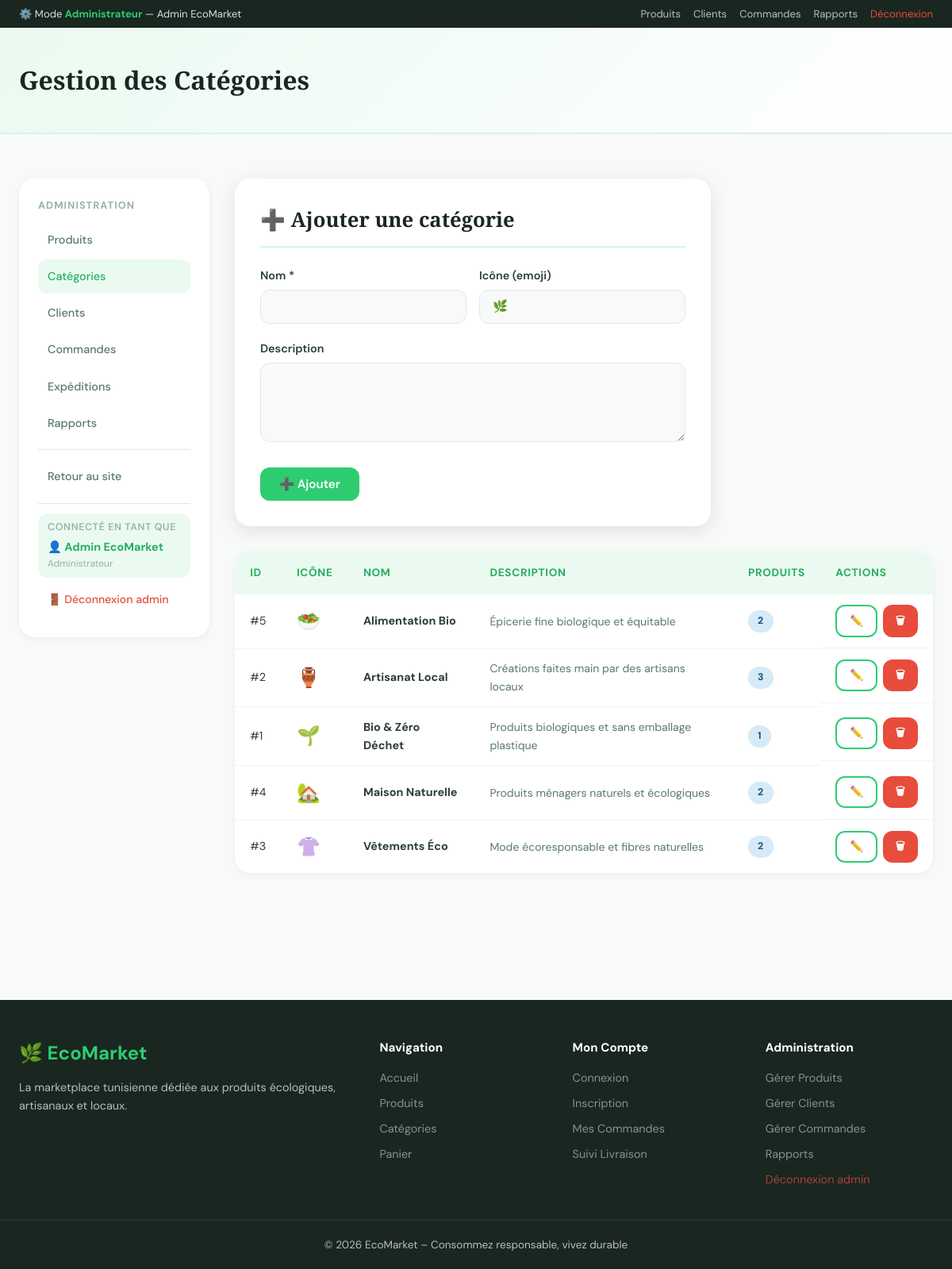
Screenshot of /admin/categories.php (signed in) with the database file from the repository.
### tables this page shows
CREATE TABLE `categories` (
  `id` int(10) UNSIGNED NOT NULL,
  `nom` varchar(100) NOT NULL,
  `description` text DEFAULT NULL,
  `icone` varchar(50) DEFAULT '?',
  `created_at` timestamp NOT NULL DEFAULT current_timestamp()
);

### includes/config.php (called while the page is built, shortened)
<?php
function e(string $v): string {
    return htmlspecialchars($v, ENT_QUOTES, 'UTF-8');
}

### admin/categories.php (the view, shortened to what this page needs)
<?php
require_once __DIR__ . '/../includes/config.php';
$pdo = getPDO();
$edit = null;
$categories = $pdo->query("SELECT c.*, COUNT(p.id) AS nb FROM categories c LEFT JOIN produits p ON p.categorie_id=c.id GROUP BY c.id ORDER BY c.nom")->fetchAll();
include __DIR__ . '/../includes/header.php';
?>
<div class="page-header">
    <div class="container">
        <h1>Gestion des Catégories</h1>
    </div>
</div>
<section class="section" style="padding-top:1.5rem;">
<div class="container">
<div class="admin-layout">
    <div class="admin-sidebar">
        <h3>Administration</h3>
        <a href="produits.php"> Produits</a>
        <a href="categories.php" class="active">Catégories</a>
        <a href="clients.php"> Clients</a>
        <a href="commandes.php">Commandes</a>
        <a href="expeditions.php">Expéditions</a>
        <a href="rapports.php">Rapports</a>
        <hr style="border:none;border-top:1px solid var(--gray-200);margin:.75rem 0;">
        <a href="<?= SITE_URL ?>/index.php">Retour au site</a>
        <hr style="border:none;border-top:1px solid var(--gray-200);margin:.75rem 0;">
        <div style="padding:.5rem .75rem;background:var(--green-xlight);border-radius:var(--radius);margin-bottom:.5rem;">
            <div style="font-size:.78rem;color:var(--gray-400);font-weight:600;text-transform:uppercase;letter-spacing:.05em;margin-bottom:.2rem;">Connecté en tant que</div>
            <div style="font-weight:700;color:var(--green-dark);font-size:.9rem;">👤 <?= e($_SESSION['client_nom'] ?? '') ?></div>
            <div style="font-size:.75rem;color:var(--gray-400);">Administrateur</div>
        </div>
        <a href="<?= SITE_URL ?>/admin/logout.php" style="color:#e74c3c;font-size:.88rem;padding:.5rem .75rem;display:flex;align-items:center;gap:.4rem;">🚪 Déconnexion admin</a>
    </div>
    <div>
        <div class="form-card" style="margin:0 0 2rem;">
            <h2 class="form-title"><?= $edit ? '✏️ Modifier la catégorie' : '➕ Ajouter une catégorie' ?></h2>
            <form method="POST" action="">
                <div class="form-row">
                    <div class="form-group">
                        <label class="form-label">Nom *</label>
                        <input type="text" name="nom" class="form-control" required
                               value="<?= e($edit['nom'] ?? '') ?>">
                    </div>
                    <div class="form-group">
                        <label class="form-label">Icône (emoji)</label>
                        <input type="text" name="icone" class="form-control"
                               value="<?= e($edit['icone'] ?? '🌿') ?>" placeholder="🌿">
                    </div>
                </div>
                <div class="form-group">
                    <label class="form-label">Description</label>
                    <textarea name="description" class="form-control"><?= e($edit['description'] ?? '') ?></textarea>
                </div>
                <div class="form-actions">
                    <button type="submit" class="btn btn-primary">
                        <?= $edit ? '💾 Enregistrer' : '➕ Ajouter' ?>
                    </button>
                </div>
            </form>
        </div>
        <div class="table-wrapper">
            <table>
                <thead><tr><th>ID</th><th>Icône</th><th>Nom</th><th>Description</th><th>Produits</th><th>Actions</th></tr></thead>
                <tbody>
                <?php foreach ($categories as $cat): ?>
                <tr>
                    <td>#<?= $cat['id'] ?></td>
                    <td style="font-size:1.5rem;"><?= e($cat['icone']) ?></td>
                    <td><strong><?= e($cat['nom']) ?></strong></td>
                    <td style="font-size:.88rem;color:var(--gray-600);"><?= e(mb_strimwidth($cat['description'] ?? '', 0, 60, '…')) ?></td>
                    <td><span class="badge badge-info"><?= $cat['nb'] ?></span></td>
                    <td style="display:flex;gap:.4rem;">
                        <a href="?action=editer&id=<?= $cat['id'] ?>" class="btn btn-outline btn-sm">✏️</a>
                        <a href="?action=supprimer&id=<?= $cat['id'] ?>" class="btn btn-danger btn-sm"
                           onclick="return confirm('Supprimer ?')">🗑</a>
                    </td>
                </tr>
                <?php endforeach; ?>
                </tbody>
            </table>
        </div>
    </div>
</div>
</div>
</section>
<?php include __DIR__ . '/../includes/footer.php'; ?>

### assets/css/style.css (style rules this page uses)
:root { --green: #2ecc71; --green-dark: #27ae60; --green-light: #d5f5e3; --green-xlight:#eafaf1; --white: #ffffff; --gray-50: #f8faf9; --gray-100: #f0f4f2; --gray-200: #e2e8e4; --gray-400: #9ab3a4; --gray-600: #5a7a68; --gray-800: #2c3e35; --black: #1a2620; --radius: 12px; --radius-lg: 20px; --shadow-sm: 0 2px 8px rgba(0,0,0,.06); --shadow-md: 0 6px 24px rgba(0,0,0,.1); --shadow-lg: 0 16px 48px rgba(0,0,0,.14); --font-head: 'Playfair Display', Georgia, serif; --font-body: 'DM Sans', system-ui, sans-serif; --transition: all .25s ease; }
*, *::before, *::after { box-sizing: border-box; margin: 0; padding: 0; }
html { scroll-behavior: smooth; }
body { font-family: var(--font-body); font-size: 16px; color: var(--gray-800); background: var(--gray-50); line-height: 1.6; }
a { color: inherit; text-decoration: none; }
button, input, select, textarea { font-family: inherit; }
.container { max-width: 1200px; margin: 0 auto; padding: 0 1.5rem; }
.btn { display: inline-flex; align-items: center; justify-content: center; gap: .4rem; padding: .7rem 1.5rem; border-radius: var(--radius); font-weight: 600; font-size: .95rem; cursor: pointer; border: none; transition: var(--transition); text-align: center; }
.btn-primary { background: var(--green); color: var(--white); }
.btn-outline { background: transparent; border: 2px solid var(--green); color: var(--green-dark); }
.btn-danger { background: #e74c3c; color: var(--white); }
.btn-sm { padding: .45rem 1rem; font-size: .85rem; }
.section { padding: 4rem 0; }
.form-card { background: var(--white); border-radius: var(--radius-lg); box-shadow: var(--shadow-md); padding: 2rem; max-width: 600px; margin: 2rem auto; }
.form-title { font-family: var(--font-head); font-size: 1.6rem; color: var(--black); margin-bottom: 1.5rem; border-bottom: 2px solid var(--green-light); padding-bottom: .75rem; }
.form-group { margin-bottom: 1.25rem; }
.form-label { display: block; font-weight: 600; font-size: .9rem; color: var(--gray-800); margin-bottom: .4rem; }
.form-control { width: 100%; padding: .65rem 1rem; border: 1.5px solid var(--gray-200); border-radius: var(--radius); font-size: .95rem; background: var(--gray-50); transition: var(--transition); color: var(--gray-800); }
textarea.form-control { resize: vertical; min-height: 100px; }
.form-row { display: grid; grid-template-columns: 1fr 1fr; gap: 1rem; }
.form-actions { display: flex; gap: 1rem; margin-top: 1.5rem; flex-wrap: wrap; }
.table-wrapper { overflow-x: auto; border-radius: var(--radius-lg); box-shadow: var(--shadow-sm); }
table { width: 100%; border-collapse: collapse; background: var(--white); }
th { background: var(--green-xlight); color: var(--green-dark); font-weight: 700; font-size: .85rem; text-transform: uppercase; letter-spacing: .05em; padding: 1rem 1.2rem; text-align: left; }
td { padding: .85rem 1.2rem; border-bottom: 1px solid var(--gray-100); font-size: .9rem; vertical-align: middle; }
tr:last-child td { border-bottom: none; }
.badge { display: inline-block; padding: .25rem .75rem; border-radius: 50px; font-size: .78rem; font-weight: 700; letter-spacing: .03em; }
.badge-info { background: #d6eaf8; color: #1a5276; }
.page-header { background: linear-gradient(135deg, var(--green-xlight), var(--white)); border-bottom: 2px solid var(--green-light); padding: 2.5rem 0; }
.page-header h1 { font-family: var(--font-head); font-size: 2rem; color: var(--black); }
.admin-layout { display: grid; grid-template-columns: 240px 1fr; gap: 2rem; padding: 2rem 0; }
.admin-sidebar { background: var(--white); border-radius: var(--radius-lg); padding: 1.5rem; box-shadow: var(--shadow-sm); height: fit-content; position: sticky; top: 90px; }
.admin-sidebar h3 { font-size: .8rem; text-transform: uppercase; letter-spacing: .08em; color: var(--gray-400); font-weight: 700; margin-bottom: .75rem; }
.admin-sidebar a { display: flex; align-items: center; gap: .6rem; padding: .6rem .75rem; border-radius: var(--radius); color: var(--gray-600); font-weight: 500; font-size: .9rem; margin-bottom: .25rem; transition: var(--transition); }
.admin-sidebar a:hover, .admin-sidebar a.active { background: var(--green-xlight); color: var(--green-dark); }

### rows the page displays
categories: id "5", icone "🥗", nom "Alimentation Bio", description "Épicerie fine biologique et équitable", nb "2"
categories: id "2", icone "🏺", nom "Artisanat Local", description "Créations faites main par des artisans locaux", nb "3"
categories: id "1", icone "🌱", nom "Bio & Zéro Déchet", description "Produits biologiques et sans emballage plastique", nb "1"
categories: id "4", icone "🏡", nom "Maison Naturelle", description "Produits ménagers naturels et écologiques", nb "2"
categories: id "3", icone "👚", nom "Vêtements Éco", description "Mode écoresponsable et fibres naturelles", nb "2"

### other values shown
$_SESSION['client_nom'] "Admin EcoMarket"
